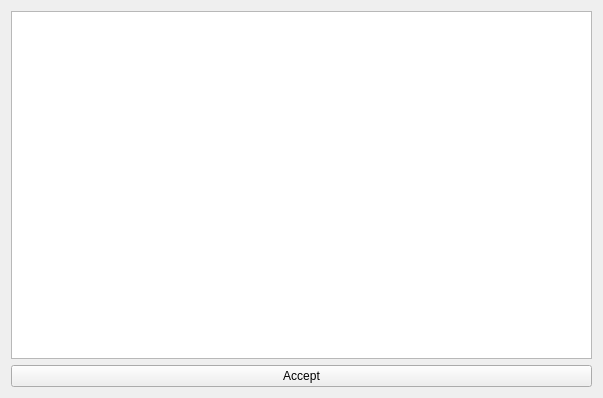
<?xml version="1.0" encoding="UTF-8"?>
<ui version="4.0">
 <class>BeaconEditor</class>
 <widget class="QWidget" name="BeaconEditor">
  <property name="geometry">
   <rect>
    <x>0</x>
    <y>0</y>
    <width>603</width>
    <height>398</height>
   </rect>
  </property>
  <property name="windowTitle">
   <string>Beacon Editor</string>
  </property>
  <layout class="QVBoxLayout" name="verticalLayout">
   <item>
    <layout class="QHBoxLayout" name="horizontalLayout"/>
   </item>
   <item>
    <widget class="QPlainTextEdit" name="plainTextEdit"/>
   </item>
   <item>
    <widget class="QPushButton" name="acceptButton">
     <property name="text">
      <string>Accept</string>
     </property>
    </widget>
   </item>
  </layout>
 </widget>
 <resources/>
 <connections/>
</ui>
